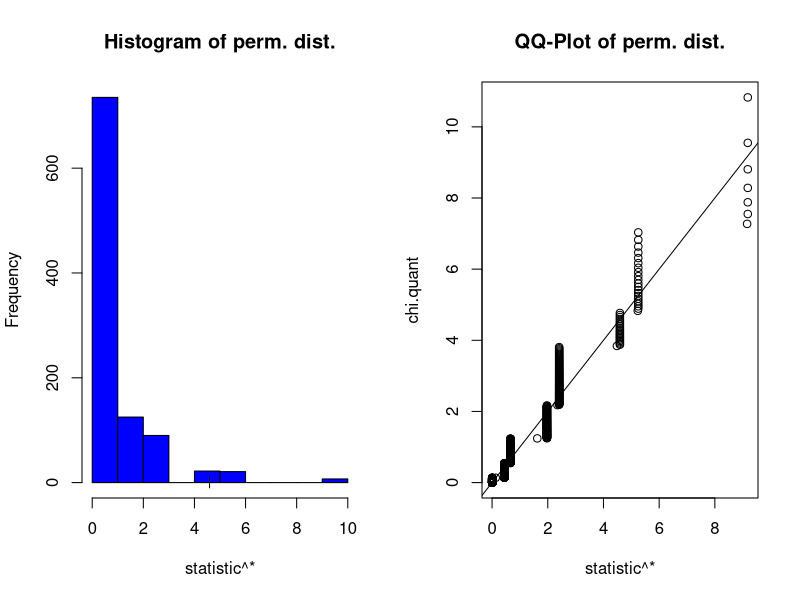

R code for this plot:
#####################################################################
# NAME:  Chris Bilder                                               #
# DATE:  12-31-01                                                   #
# UPDATE: 12-9-03, 1-3-08                                           #
# PURPOSE: Table 3.4 example in Agresti (1996)                      #
#          Table 5.8 in Agresti (2007)                              #
#                                                                   #
# NOTES: SAS PROC FREQ will not do this for all three strata        #
#        Instead, it will do it within strata (2003 last checked)   #
#####################################################################

#Create contingency table - notice the data is entered by columns
n.table<-array(data = c(0, 4, 7, 16, 0, 4, 7, 13, 0, 2, 8, 13), dim = c(2,2,3),  
              dimnames = list(Race = c("Black", "White"), 
                              Promotion = c("Yes", "No"), Month = c("July", "August", "September")))
n.table
ftable(n.table, row.vars = "Race", col.vars = c("Month","Promotion"))


mantelhaen.test(n.table, correct=F)

#Exact test using mantelhaen.test()
mantelhaen.test(n.table, correct=F, exact = TRUE)


######################################################################
#Permutation test

all.data<-matrix(data = NA, nrow = 0, ncol = 3)

#Put data in "raw" form
for (i in 1:2) {
    for (j in 1:2) {
        for (k in 1:3) {
            all.data <- rbind(all.data, matrix(c(i, j, k), n.table[i, j, k], 3, byrow = T))

        }
    }
}

#Need in a data.frame format for the ftable() function call coming up
all.data2<-data.frame(all.data)

#One way to assign column names
names(all.data2)<-c("Race", "Promotion", "Month")
all.data2[1:5,]

#Check data
ftable(Month+Promotion~Race, data = all.data2)




#############################################################################################
#Do actual permutation test with 1000 permutations the bootstrap function
#   Note this will take a little time
#   Sampling is done within strata!
library(boot)

m.sq<-function(data,i) {
  perm.data<-data[i]
  mantelhaen.test(all.data[,1], perm.data, all.data[,3], correct=F)$statistic
}


                    
summarize.boot<-function(results, df) {

  par(mfrow = c(1,2))
  
  #Histogram
  hist(results$t, main = "Histogram of perm. dist.", col = "blue", xlab="statistic^*")
  segments(x0 = results$t0, y0 = -10, x1 = results$t0, y1 = 10)

  #QQ-Plot 
  chi.quant<-qchisq(seq(from = 0.001, to = 0.999, by = 0.001), df)
  qqplot(x = results$t, y = chi.quant, main = "QQ-Plot of perm. dist.", xlab="statistic^*")
  abline(a = 0, b = 1)

  par(mfrow = c(1,1))
  
  cat("The observed statistic is:", results$t0, "\n")

  #p-value
  p.value<-sum(results$t>=results$t0)/results$R
  cat("The p-value is:", p.value,"\n")
  invisible()
} 



col<-all.data[,2]
set.seed(9517)
perm.test<-boot(data = col, statistic = m.sq, R = 1000, sim = "permutation", strata = all.data[,3]) 
summarize.boot(perm.test, 1)
